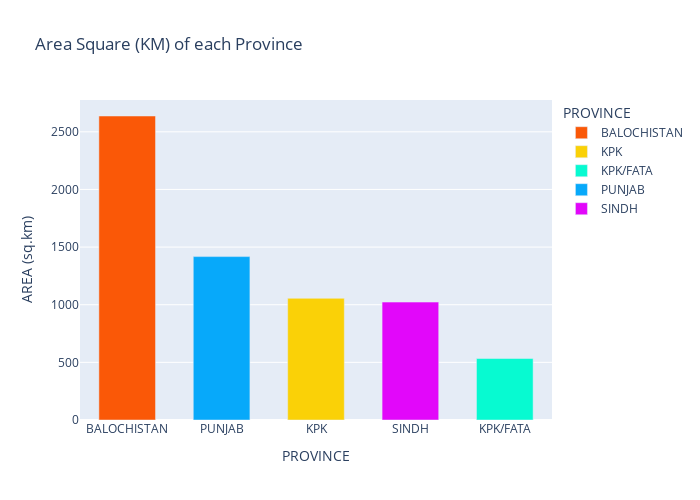

The notebook cell saved with this chart:
### Markdown cell above
### ***AREA SQUARE KM OF PROVINCEs***

### Code cell
# Calculate the mean age for each sex
area_sqr = df.groupby('PROVINCE')['AREA (sq.km)'].mean().reset_index()

# Create a bar chart
fig = px.bar(area_sqr, x='PROVINCE', y='AREA (sq.km)', color = 'PROVINCE', title='Area Square (KM) of each Province', 
             color_discrete_sequence=['#fa5807', '#fad107', '#07fad1', '#07a9fa', '#e207fa'])
fig.update_traces(width=0.6)
fig.update_layout(width=700, height=500)
# shows descending in order
fig.update_xaxes(categoryorder='total descending')  # Optional: Sort the x-axis categories
fig.show()

### Figure 1 — Plotly figure (JSON) as saved in the notebook; plotly's stock layout.template omitted (floating-point values rounded to 4 significant figures)
{"data": [{"alignmentgroup": "True", "hovertemplate": "PROVINCE=%{x}<br>AREA (sq.km)=%{y}<extra></extra>", "legendgroup": "BALOCHISTAN", "marker": {"color": "#fa5807", "pattern": {"shape": ""}}, "name": "BALOCHISTAN", "offsetgroup": "BALOCHISTAN", "orientation": "v", "showlegend": true, "textposition": "auto", "type": "bar", "width": 0.6, "x": ["BALOCHISTAN"], "xaxis": "x", "y": [2637.0], "yaxis": "y"}, {"alignmentgroup": "True", "hovertemplate": "PROVINCE=%{x}<br>AREA (sq.km)=%{y}<extra></extra>", "legendgroup": "KPK", "marker": {"color": "#fad107", "pattern": {"shape": ""}}, "name": "KPK", "offsetgroup": "KPK", "orientation": "v", "showlegend": true, "textposition": "auto", "type": "bar", "width": 0.6, "x": ["KPK"], "xaxis": "x", "y": [1056.0], "yaxis": "y"}, {"alignmentgroup": "True", "hovertemplate": "PROVINCE=%{x}<br>AREA (sq.km)=%{y}<extra></extra>", "legendgroup": "KPK/FATA", "marker": {"color": "#07fad1", "pattern": {"shape": ""}}, "name": "KPK/FATA", "offsetgroup": "KPK/FATA", "orientation": "v", "showlegend": true, "textposition": "auto", "type": "bar", "width": 0.6, "x": ["KPK/FATA"], "xaxis": "x", "y": [533.2], "yaxis": "y"}, {"alignmentgroup": "True", "hovertemplate": "PROVINCE=%{x}<br>AREA (sq.km)=%{y}<extra></extra>", "legendgroup": "PUNJAB", "marker": {"color": "#07a9fa", "pattern": {"shape": ""}}, "name": "PUNJAB", "offsetgroup": "PUNJAB", "orientation": "v", "showlegend": true, "textposition": "auto", "type": "bar", "width": 0.6, "x": ["PUNJAB"], "xaxis": "x", "y": [1417.0], "yaxis": "y"}, {"alignmentgroup": "True", "hovertemplate": "PROVINCE=%{x}<br>AREA (sq.km)=%{y}<extra></extra>", "legendgroup": "SINDH", "marker": {"color": "#e207fa", "pattern": {"shape": ""}}, "name": "SINDH", "offsetgroup": "SINDH", "orientation": "v", "showlegend": true, "textposition": "auto", "type": "bar", "width": 0.6, "x": ["SINDH"], "xaxis": "x", "y": [1023.0], "yaxis": "y"}], "layout": {"barmode": "relative", "height": 500, "legend": {"title": {"text": "PROVINCE"}, "tracegroupgap": 0}, "title": {"text": "Area Square (KM) of each Province"}, "width": 700, "xaxis": {"anchor": "y", "categoryarray": ["BALOCHISTAN", "KPK", "KPK/FATA", "PUNJAB", "SINDH"], "categoryorder": "total descending", "domain": [0, 1], "title": {"text": "PROVINCE"}}, "yaxis": {"anchor": "x", "domain": [0, 1], "title": {"text": "AREA (sq.km)"}}}}
